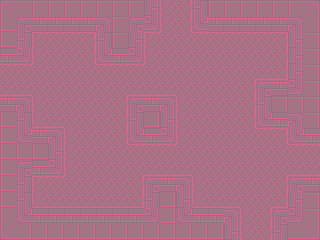

This game map was drawn from its Tiled (.tmx) file and the tilesets committed beside it. A one-line description and the full map source follow:
An orthogonal 20x15 tile map with 16x16 px tiles, 1 tile layer (background), 3 tilesets and 21 objects.

<map version="1.0" orientation="orthogonal" renderorder="right-down" width="20" height="15" tilewidth="16" tileheight="16" nextobjectid="52">
 <tileset firstgid="1" name="tileset_1" tilewidth="16" tileheight="16" tilecount="206" columns="7">
  <image source="tileset_5.png" width="112" height="112" />
 </tileset>
 <tileset firstgid="301" name="player" tilewidth="32" tileheight="32" tilecount="1" columns="1">
  <image source="../../img/player_stand.png" width="32" height="36" />
 </tileset>
 <tileset firstgid="302" name="scarab" tilewidth="64" tileheight="32" tilecount="1" columns="1">
  <image source="../../img/scarab.png" width="64" height="32" />
 </tileset>
 <layer name="background" width="20" height="15">
  <data encoding="csv">
1,2,3,4,3,3,3,4,4,27,24,26,23,3,3,3,4,5,6,7,
8,9,10,11,10,10,13,4,9,41,24,26,37,10,10,10,11,12,13,14,
15,16,17,18,18,19,23,4,27,17,25,25,18,18,18,18,18,19,20,21,
39,41,24,25,25,26,37,39,41,24,25,25,25,25,25,25,25,26,20,21,
18,18,25,25,25,25,18,18,18,25,25,25,25,25,25,25,32,33,20,21,
32,32,25,25,25,25,25,25,32,32,32,25,25,25,25,26,9,11,41,21,
11,13,24,25,25,25,25,26,9,11,13,24,25,25,25,26,23,28,28,28,
15,16,31,32,25,25,25,26,23,46,27,24,25,25,25,26,37,39,13,21,
15,37,11,13,24,25,25,26,37,39,41,24,25,25,25,25,18,19,37,39,
15,22,22,27,24,25,25,25,18,18,18,25,25,25,25,25,25,25,18,18,
15,9,39,41,24,25,25,25,25,32,32,32,25,25,25,25,25,25,32,32,
22,23,17,18,25,25,25,25,26,9,11,13,24,25,25,25,25,26,9,11,
29,30,31,32,32,32,32,32,33,23,46,27,31,32,32,25,25,33,34,35,
36,37,38,38,38,38,38,38,38,41,46,37,38,38,13,24,26,9,41,42,
43,44,45,45,45,45,45,45,45,45,46,45,45,45,27,24,26,23,48,49
</data>
 </layer>
 <objectgroup name="player">
  <object id="8" gid="301" x="208.333" y="176.167" width="32" height="31.6667" />
 </objectgroup>
 <objectgroup name="enemies">
  <object id="10" gid="302" x="192" y="80" width="64" height="32" />
  <object id="11" gid="302" x="64" y="208" width="64" height="32" />
  <object id="13" gid="302" x="32" y="112" width="64" height="32" />
 </objectgroup>
 <objectgroup name="solids">
  <object id="28" x="96" y="32" width="48" height="32" />
  <object id="31" x="256" y="80" width="32" height="48" />
  <object id="32" x="144" y="176" width="48" height="32" />
  <object id="33" x="32" y="128" width="32" height="48" />
  <object id="35" x="128" y="96" width="48" height="48" />
  <object id="37" x="192" y="0" width="128" height="32" />
  <object id="40" x="288" y="32" width="32" height="112" />
  <object id="41" x="288" y="176" width="32" height="64" />
  <object id="42" x="272" y="208" width="16" height="32" />
  <object id="43" x="0" y="208" width="240" height="32" />
  <object id="44" x="0" y="96" width="32" height="112" />
  <object id="45" x="0" y="0" width="32" height="64" />
  <object id="46" x="32" y="0" width="128" height="32" />
  <object id="48" x="160" y="0" width="32" />
  <object id="49" x="320" y="144" height="32" />
  <object id="50" x="240" y="240" width="32" />
  <object id="51" x="0" y="64" height="32" />
 </objectgroup>
</map>
